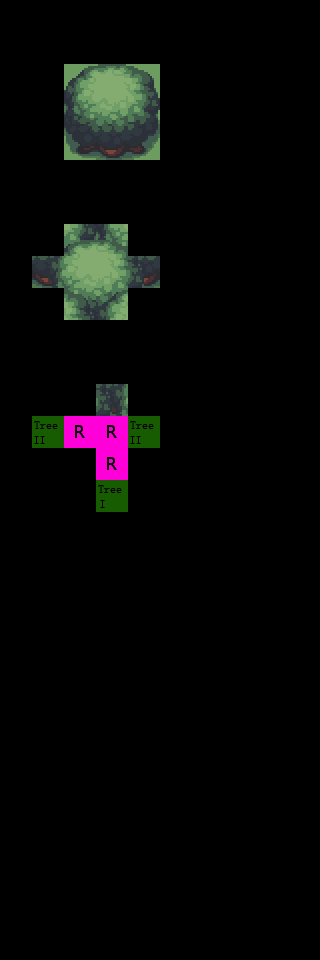

Below is a game level as drawn by its tile map, then a one-line description and the .tmx that defines it (tile-layer data replaced by summaries):
An orthogonal 10x30 tile map with 32x32 px tiles, 3 tile layers (Regions, Input_set, Output_Fringe), 4 tilesets.

<map version="1.0" orientation="orthogonal" width="10" height="30" tilewidth="32" tileheight="32">
 <tileset firstgid="1" source="../map_tiles.tsx" />
 <tileset firstgid="33" source="../rules.tsx" />
 <tileset firstgid="37" source="../sets.tsx" />
 <tileset firstgid="165" source="../tiles32_sea_of_trees.tsx" />
 <layer name="Regions" width="10" height="30">
  <data>[300 cells, 24 non-empty, 1 distinct tile ids]</data>
 </layer>
 <layer name="Input_set" width="10" height="30">
  <data>[300 cells, 6 non-empty, 2 distinct tile ids]</data>
 </layer>
 <layer name="Output_Fringe" width="10" height="30">
  <data>[300 cells, 18 non-empty, 18 distinct tile ids]</data>
 </layer>
</map>
